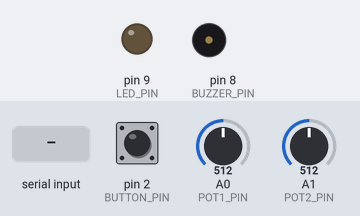
A sketch run on a simulated Arduino Uno, built with avr-gcc and run on an emulated ATmega328P. On the bench: output pins drawn as LEDs (lit = HIGH), buzzer (waves = sounding). Inputs (shaded band) come from the test bench; at power-on: A0 (POT1_PIN) = 512, A1 (POT2_PIN) = 512, pin 2 (BUTTON_PIN) LOW. What the sketch prints to the serial monitor is not drawn.

Above: at 1.2 s.
1.3 s: "W" received over Serial
At 2.05 s:
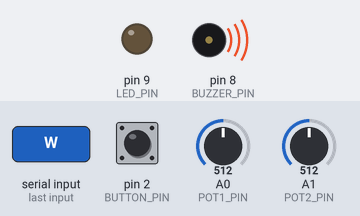
4.3 s: "1" received over Serial
At 4.8 s:
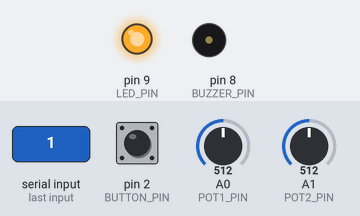
5.8 s: "S" received over Serial
At 5.87 s:
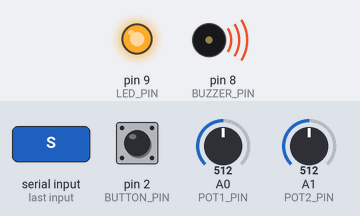
7.4 s: A0 (POT1_PIN) set to 109
8.9 s: A0 (POT1_PIN) set to 93
10.4 s: A1 (POT2_PIN) set to 11
11.9 s: A1 (POT2_PIN) set to 8
Timing chart, 0 to 14.9 s (numbered marks = the images above; inputs shaded):
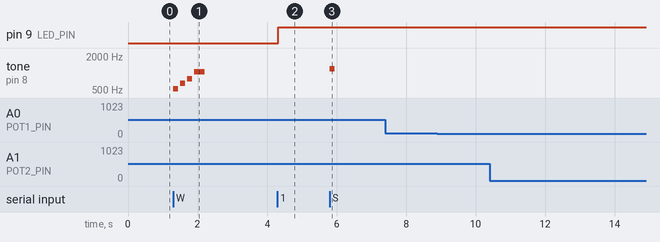

Measured:
- after the input at 1.3 s, tone on pin 8 (BUZZER_PIN): plays 523 Hz for 0.15 s, 659 Hz for 0.15 s, 784 Hz for 0.15 s, 1047 Hz for 0.30 s, starting at once
- after the input at 4.3 s, pin 9 (LED_PIN): LOW → HIGH at once
- after the input at 5.8 s, tone on pin 8 (BUZZER_PIN): silent → 1200 Hz at once, → silent 0.15 s later
- after the input at 7.4 s, every drawn part: stays the same
- after the input at 8.9 s, every drawn part: stays the same
- after the input at 10.4 s, every drawn part: stays the same
- after the input at 11.9 s, every drawn part: stays the same

The sketch:

report3.ino
```cpp
/**
 * Ping Pong Controller - 2 Players
 * 可変抵抗×2、ボタン、LED、ブザー
 */

const int POT1_PIN = A0;
const int POT2_PIN = A1;
const int BUTTON_PIN = 2;
const int LED_PIN = 9;
const int BUZZER_PIN = 8;

int lastButtonState = LOW;

void setup() {
  Serial.begin(9600);
  pinMode(BUTTON_PIN, INPUT);
  pinMode(LED_PIN, OUTPUT);
  pinMode(BUZZER_PIN, OUTPUT);
}

void loop() {
  int pot1 = analogRead(POT1_PIN);
  int pot2 = analogRead(POT2_PIN);

  int buttonState = digitalRead(BUTTON_PIN);

  int buttonPressed = 0;
  if (buttonState == HIGH && lastButtonState == LOW) {
    buttonPressed = 1;
  }
  lastButtonState = buttonState;

  Serial.print(pot1);
  Serial.print(",");
  Serial.print(pot2);
  Serial.print(",");
  Serial.println(buttonPressed);

  if (Serial.available() > 0) {
    char cmd = Serial.read();
    switch (cmd) {
      case '1':  // LED ON
        digitalWrite(LED_PIN, HIGH);
        break;
      case '0':  // LED OFF
        digitalWrite(LED_PIN, LOW);
        break;
      case 'S':  // 得点音
        tone(BUZZER_PIN, 1200, 150);
        break;
      case 'W':  // 勝利音
        playWinSound();
        break;
      case '3':  // カウントダウン 3
        tone(BUZZER_PIN, 440, 100);
        break;
      case '2':  // カウントダウン 2
        tone(BUZZER_PIN, 554, 100);
        break;
      case 'A':  // カウントダウン 1（'1'はLEDで使用中なので'A'）
        tone(BUZZER_PIN, 659, 100);
        break;
      case 'G':  // 加速音（Go!）
        tone(BUZZER_PIN, 880, 200);
        break;
    }
  }

  delay(20);
}

void playWinSound() {
  tone(BUZZER_PIN, 523, 150);
  delay(200);
  tone(BUZZER_PIN, 659, 150);
  delay(200);
  tone(BUZZER_PIN, 784, 150);
  delay(200);
  tone(BUZZER_PIN, 1047, 300);
}
```
